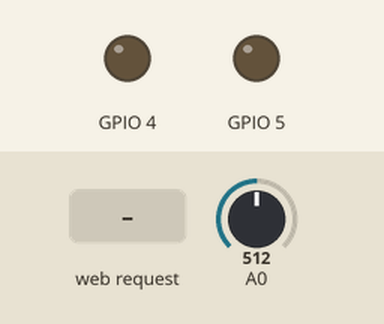
Recording of a sketch running on a simulated ESP8266 (NodeMCU). Shown: output pins drawn as LEDs (lit = HIGH). Inputs (shaded band) come from the test bench; at power-on: A0 = 512. WiFi joins after 1.5 s; servers stay silent unless stated; what the sketch prints to the serial monitor is not drawn.

Above: at 2.7 s.
2.8 s: HTTP request GET /5/1 received
At 3.2 s:
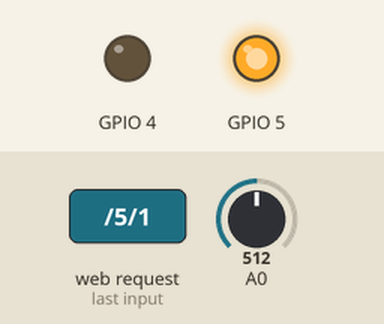
4.3 s: HTTP request GET /4/1 received
At 5.5 s:
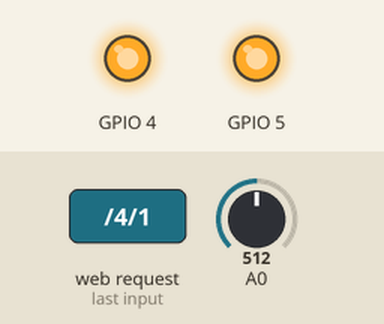
5.8 s: HTTP request GET /5/0 received
At 6.7 s:
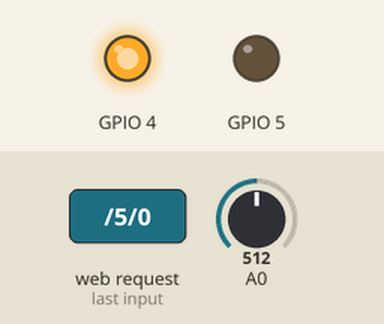
7.3 s: HTTP request GET /4/0 received
At 7.8 s:
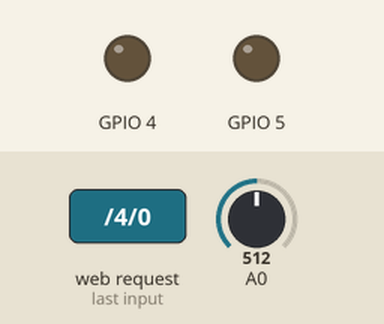
Timing chart, 0 to 9.8 s (numbered marks = the images above; inputs shaded):
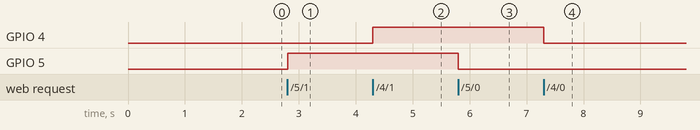

The sketch:

chat_esp12e.ino
```cpp
#include <ESP8266WiFi.h>

//wificredentials
const char* ssid = "Hacker@123";
const char* password = "AmichandDugar@#9810193900";

// Create an instance of the server
// specify the port to listen on as an argument
WiFiServer server(80);
String device;
String stat;
void setup() {
  Serial.begin(115200);
  delay(10);

  pinMode(5, OUTPUT);
  pinMode(4, OUTPUT);
  pinMode(A0, INPUT);
  digitalWrite(5, 0);
  digitalWrite(4, 0);


  // Connect to WiFi network
  Serial.println();
  Serial.println();
  Serial.print("Connecting to ");
  Serial.println(ssid);

  WiFi.begin(ssid, password);

  while (WiFi.status() != WL_CONNECTED) {
    delay(500);
    Serial.print(".");
  }
  Serial.println("");
  Serial.println("WiFi connected");

  // Start the server
  server.begin();
  Serial.println("Server started");

  // Print the IP address
  Serial.println(WiFi.localIP());
}

void loop() {
  // Check if a client has connected
  WiFiClient client = server.available();
  if (!client) {
    return;
  }

  // Wait until the client sends some data
  Serial.println("new client");
  while(!client.available()){
    delay(1);
  }

  // Read the first line of the request
  String req = client.readStringUntil('\r');
  Serial.println(req);
  client.flush();

  // Match the request
  int val;
  int sensorValue = analogRead(A0);
  String m;
  //API for device one off
  if (req.indexOf("/5/0") != -1){
    device="fan";
    stat = "Off";
    digitalWrite(5, LOW);
  }
  //API for device one on
  else if (req.indexOf("/5/1") != -1){
    device="fan";
    stat = "On";
    digitalWrite(5, HIGH);
  }
  //API for device two off
  else if (req.indexOf("/4/0") != -1){
    device="light";
    stat = "Off";
    digitalWrite(4, LOW);
  }
  //API for device two off
  else if (req.indexOf("/4/1") != -1){
    device="light";
    stat = "On";
    digitalWrite(4,HIGH);
    Serial.println(req.indexOf("/4/1"));
  }
  //API for reading sensor data
  else if (req.indexOf("/A0") != -1){
    device="Sensor";
    stat = sensorValue;

  }
  else {
    Serial.println("invalid request");
    client.stop();
    m = "Invalid Request";
  }


  client.flush();

  // Prepare the response

  // Send the response to the client
  client.println("HTTP/1.1 200 OK");
  client.println("Content-Type: application/json");
  client.println("Access-Control-Allow-Origin: *");
  client.println("");

  //send json response
  client.print("{\""+device+"\": \""+stat+"\"}");

  delay(1);
  Serial.println("Client disonnected");

  // The client will actually be disconnected
  // when the function returns and 'client' object is detroyed
}
```

Measured:
- after the input at 2.8 s, GPIO 5: LOW → HIGH at once
- after the input at 4.3 s, GPIO 4: LOW → HIGH at once
- after the input at 5.8 s, GPIO 5: HIGH → LOW at once
- after the input at 7.3 s, GPIO 4: HIGH → LOW at once
